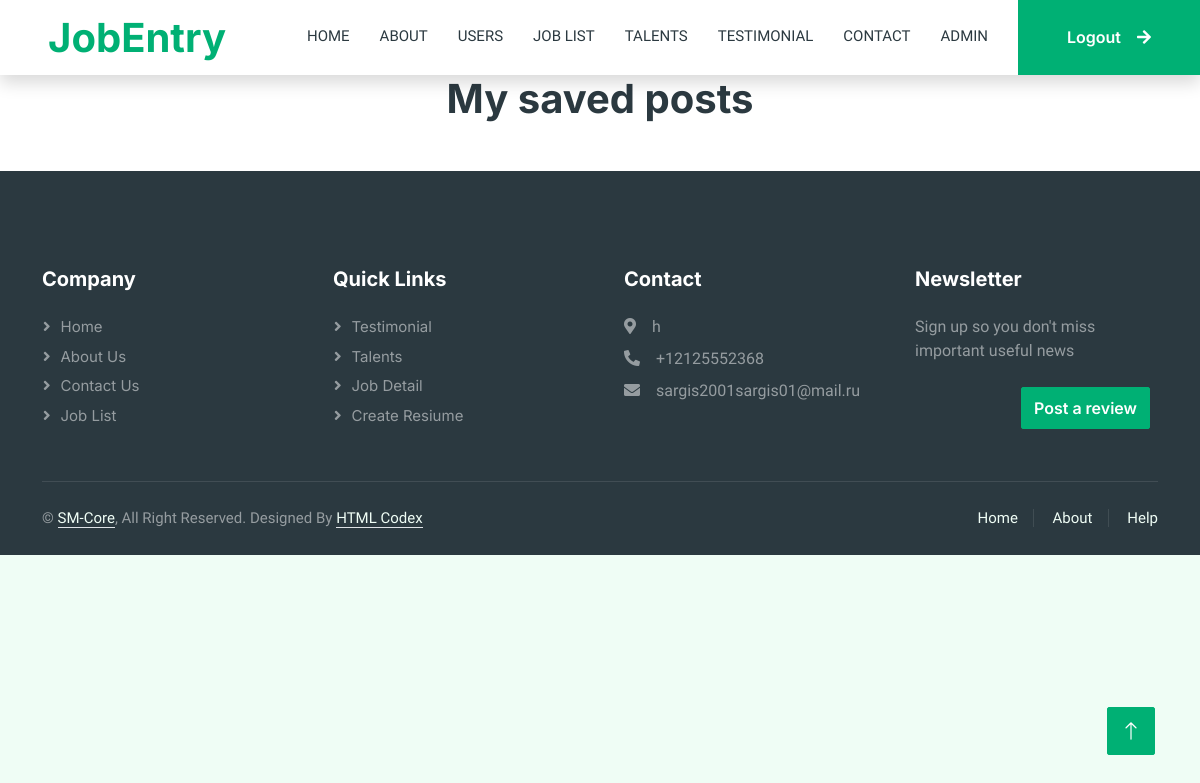
Screenshot of /savepage/ (signed in) with the database file from the repository.
### main/models.py (models this page shows, shortened)
class ContactUs(models.Model):
    address=models.CharField('address',max_length=50)
    email=models.EmailField('email')
    phone=PhoneNumberField()
    class Meta:
        verbose_name='Contact Us'
        verbose_name_plural='Contact Us'

### main/views.py (the view)
# urls.py: path('savepage/',SavePage.as_view(),name='savepage'),
class SavePage(ListView):
    template_name='savepage.html'
    def get(self,request):
        contactus=ContactUs.objects.get()
        user=request.user
        job=Saved.objects.filter(user=user)
        context={
            'link':'savepage',
            'job':job,
            'contactus':contactus,
                }
        return render(request,self.template_name,context)

### main/Templates/savepage.html (shortened to what this page needs)
{% extends 'base.html' %}
    {% block content %}
    <h1 class="text-center mb-5 wow fadeInUp" data-wow-delay="0.1s">My saved posts</h1>
    {% endblock %}

### main/Templates/base.html (shortened to what this page needs)
{% load static %}
<!DOCTYPE html>
<html lang="en">
<head>
    <link href="https://cdnjs.cloudflare.com/ajax/libs/font-awesome/5.10.0/css/all.min.css" rel="stylesheet">
    <link href="https://cdn.jsdelivr.net/npm/bootstrap-icons@1.4.1/font/bootstrap-icons.css" rel="stylesheet">
    <link href="{% static 'lib/animate/animate.min.css' %}" rel="stylesheet">
    <link href="{% static 'lib/owlcarousel/assets/owl.carousel.min.css' %}" rel="stylesheet">
    <link href="{% static 'css/bootstrap.min.css' %}" rel="stylesheet">
    <link href="{% static 'css/style.css' %}" rel="stylesheet">
</head>
<body>
    <div class="container-xxl bg-white p-0">
        <nav class="navbar navbar-expand-lg bg-white navbar-light shadow sticky-top p-0">
            <a href="{% url 'home' %}" class="navbar-brand d-flex align-items-center text-center py-0 px-4 px-lg-5">
                <h1 class="m-0 text-primary">JobEntry</h1>
            </a>
            <div class="collapse navbar-collapse" id="navbarCollapse">
                <div class="navbar-nav ms-auto p-4 p-lg-0">
                    <a href="{% url 'home' %}" class="nav-item nav-link">Home</a>
                    <a href="{% url 'about' %}" class="nav-item nav-link">About</a>
                    <a href="{% url 'searchuser' %}" class="nav-item nav-link">Users</a>
                        <a href="{% url 'joblist' %}" class="nav-link dropdown">Job List</a>
                        <a href="{% url 'talent' %}" class="nav-link dropdown">Talents</a>
                        <a href="{% url 'testimonial' %}" class="nav-link dropdown">Testimonial</a>
                    <a href="{% url 'contact' %}" class="nav-item nav-link">Contact</a>
                    {% if user.is_authenticated %}
                    {% if user.userp.all %}
                        <a href="{% url 'user' user.id %}" class="nav-item nav-link">{{ user }}</a>
                    {% else %}
                        <a href="{% url 'userform' %}" class="nav-item nav-link">{{ user }}</a>
                    {% endif %}
                {% endif %}
                    {% if user.is_authenticated %}
                        <a href="{% url 'logout' %}" class="btn btn-primary rounded-0 py-4 px-lg-5 d-none d-lg-block">Logout<i class="fa fa-arrow-right ms-3"></i></a>
                    {% else %}
                        <a href="{% url 'register' %}" class="nav-item nav-link">Register</a>
                        <a href="{% url 'login' %}" class="nav-item nav-link">Login</a>
                        {% endif %}
                    </div>
            </div>
        </nav>
        {% block content %}
        {% endblock %}
        <div class="container-fluid bg-dark text-white-50 footer pt-5 mt-5 wow fadeIn" data-wow-delay="0.1s">
        <div class="container py-5">
            <div class="row g-5">
                <div class="col-lg-3 col-md-6">
                    <h5 class="text-white mb-4">Company</h5>
                    <a class="btn btn-link text-white-50" href="{% url 'home' %}">Home</a>
                    <a class="btn btn-link text-white-50" href="{% url 'about' %}">About Us</a>
                    <a class="btn btn-link text-white-50" href="{% url 'contact' %}">Contact Us</a>
                    <a class="btn btn-link text-white-50" href="{% url 'joblist' %}">Job List</a>
                </div>
                <div class="col-lg-3 col-md-6">
                    <h5 class="text-white mb-4">Quick Links</h5>
                    <a class="btn btn-link text-white-50" href="{% url 'testimonial' %}">Testimonial</a>
                    <a class="btn btn-link text-white-50" href="{% url 'talent' %}">Talents</a>
                    <a class="btn btn-link text-white-50" href="{% url 'detail' 1 %}">Job Detail</a>
                {% if user.is_authenticated %}
                    <a class="btn btn-link text-white-50" href="{% url 'resiume'  %}">Create Resiume</a>
                {% else %}
                    <a class="btn btn-link text-white-50" href="{% url 'login'  %}">Create Resiume</a>
                {% endif %}
                </div>
                <div class="col-lg-3 col-md-6">
                    <h5 class="text-white mb-4">Contact</h5>
                    <p class="mb-2"><i class="fa fa-map-marker-alt me-3"></i>{{ contactus.address }}</p>
                    <p class="mb-2"><i class="fa fa-phone-alt me-3"></i>{{ contactus.phone }}</p>
                    <p class="mb-2"><i class="fa fa-envelope me-3"></i>{{ contactus.email }}</p>
                </div>
                <div class="col-lg-3 col-md-6">
                    <h5 class="text-white mb-4">Newsletter</h5>
                    <p>Sign up so you don't miss important useful news</p>
                    {% if user.is_authenticated %}
                    <div class="position-relative mx-auto" style="max-width: 400px;">
                        <a href="{% url 'contact' %}"><button type="button" class="btn btn-primary py-2 position-absolute top-0 end-0 mt-2 me-2">Post a review</button></a>
                    </div>
                    {% else %}
                    <div class="position-relative mx-auto" style="max-width: 400px;">
                        <a href="{% url 'register' %}"><button type="button" class="btn btn-primary py-2 position-absolute top-0 end-0 mt-2 me-2">SignUp</button></a>
                    </div>
                    {% endif %}
                </div>
            </div>
        </div>
        <div class="container">
            <div class="copyright">
                <div class="row">
                    <div class="col-md-6 text-center text-md-start mb-3 mb-md-0">
                        &copy; <a class="border-bottom" href="{% url 'home' %}">SM-Core</a>, All Right Reserved.
                        Designed By <a class="border-bottom" href="https://htmlcodex.com">HTML Codex</a>
                    </div>
                    <div class="col-md-6 text-center text-md-end">
                        <div class="footer-menu">
                            <a href="{% url 'home' %}">Home</a>
                            <a href="{% url 'about' %}">About</a>
                            <a href="{% url 'contact' %}">Help</a>
                        </div>
                    </div>
                </div>
            </div>
        </div>
    </div>
        <a href="#" class="btn btn-lg btn-primary btn-lg-square back-to-top"><i class="bi bi-arrow-up"></i></a>
    </div>
</body>
</html>

### main/static/css/style.css (style rules this page uses)
:root { --primary: #00B074; --secondary: #2B9BFF; --light: #EFFDF5; --dark: #2B3940; }
.back-to-top { position: fixed; display: none; right: 45px; bottom: 45px; z-index: 99; }
.btn { font-family: 'Inter', sans-serif; font-weight: 600; transition: .5s; }
.btn.btn-primary, .btn.btn-secondary { color: #FFFFFF; }
.btn-lg-square { width: 48px; height: 48px; }
.btn-square, .btn-sm-square, .btn-lg-square { padding: 0; display: flex; align-items: center; justify-content: center; font-weight: normal; border-radius: 2px; }
.navbar-dark .navbar-nav .nav-link, .navbar-light .navbar-nav .nav-link { margin-right: 30px; padding: 25px 0; color: #FFFFFF; font-size: 15px; text-transform: uppercase; outline: none; }
.navbar-light .navbar-brand, .navbar-light a.btn { height: 75px; }
.navbar-light .navbar-nav .nav-link { color: var(--dark); font-weight: 500; }
.navbar-light.sticky-top { top: -100px; transition: .5s; }
.footer .btn.btn-link { display: block; margin-bottom: 5px; padding: 0; text-align: left; font-size: 15px; font-weight: normal; text-transform: capitalize; transition: .3s; }
.footer .btn.btn-link::before { position: relative; content: "\f105"; font-family: "Font Awesome 5 Free"; font-weight: 900; margin-right: 10px; }
.footer .copyright { padding: 25px 0; font-size: 15px; border-top: 1px solid rgba(256, 256, 256, .1); }
.footer .copyright a { color: var(--light); }
.footer .footer-menu a { margin-right: 15px; padding-right: 15px; border-right: 1px solid rgba(255, 255, 255, .1); }
.footer .footer-menu a:last-child { margin-right: 0; padding-right: 0; border-right: none; }

### rows the page displays
ContactUs: address "h", phone "+12125552368", email "sargis2001sargis01@mail.ru"

### other values shown
{{ user }} "ADMIN"
